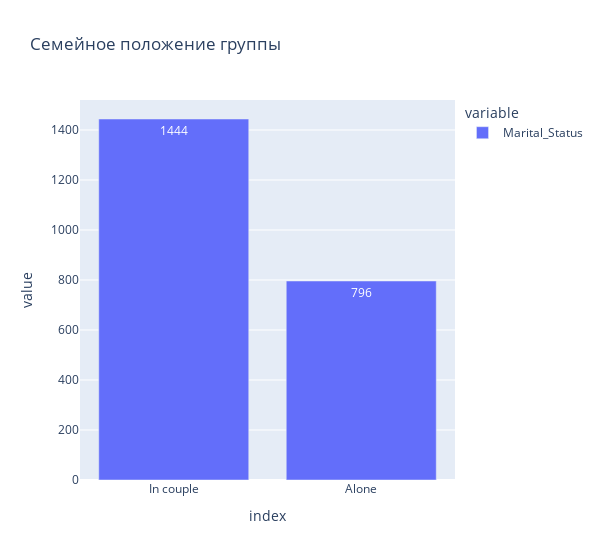

Notebook cell for this chart:
### Code cell
# Семейное положение
px.bar(copy_df["Marital_Status"].value_counts(),
              title="Семейное положение группы", width=600, text_auto=True)

### Figure 1 — Plotly figure (JSON) as saved in the notebook; plotly's stock layout.template omitted (floating-point values rounded to 4 significant figures)
{"data": [{"alignmentgroup": "True", "hovertemplate": "variable=Marital_Status<br>index=%{x}<br>value=%{y}<extra></extra>", "legendgroup": "Marital_Status", "marker": {"color": "#636efa", "pattern": {"shape": ""}}, "name": "Marital_Status", "offsetgroup": "Marital_Status", "orientation": "v", "showlegend": true, "textposition": "auto", "texttemplate": "%{y}", "x": ["In couple", "Alone"], "xaxis": "x", "y": [1444, 796], "yaxis": "y", "type": "bar"}], "layout": {"xaxis": {"anchor": "y", "domain": [0.0, 1.0], "title": {"text": "index"}}, "yaxis": {"anchor": "x", "domain": [0.0, 1.0], "title": {"text": "value"}}, "legend": {"title": {"text": "variable"}, "tracegroupgap": 0}, "title": {"text": "Семейное положение группы"}, "barmode": "relative", "width": 600}}
